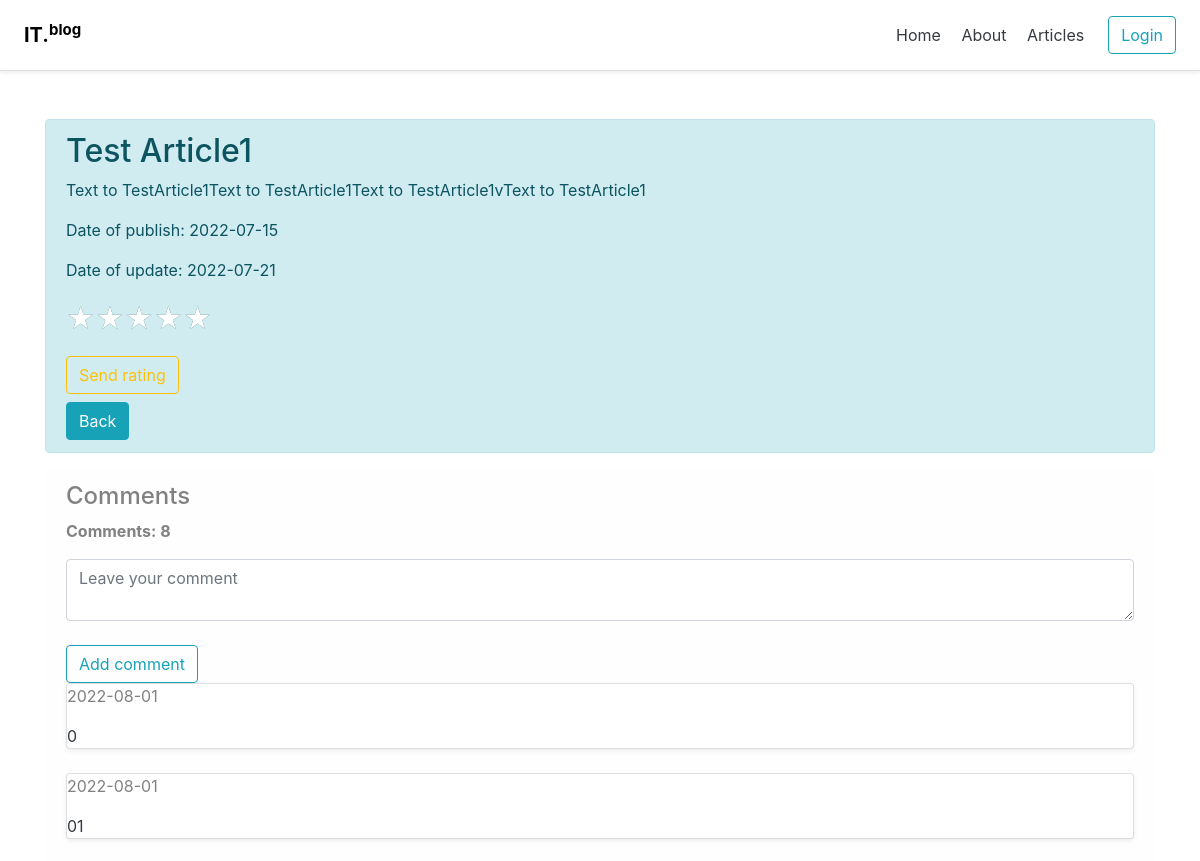
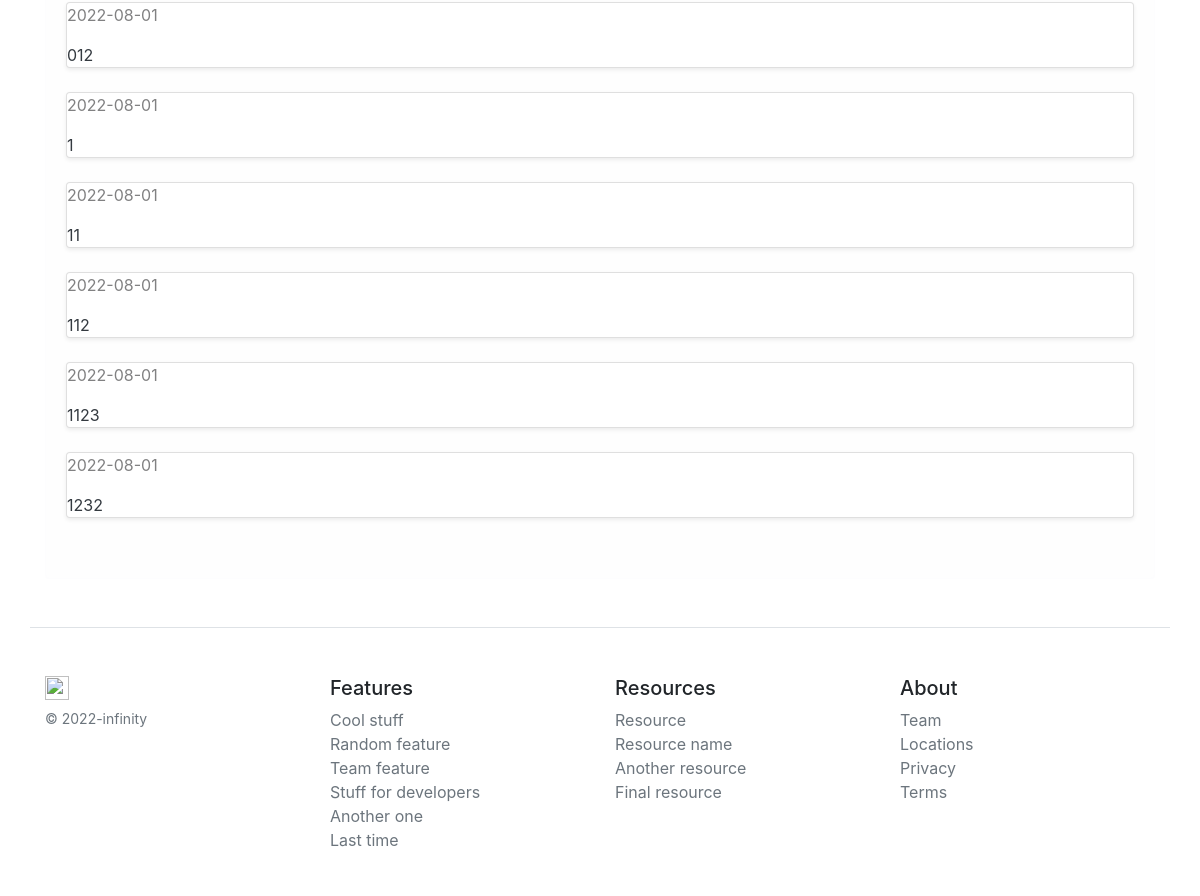
/posts/1, run on the app's committed database (2 pictures, top to bottom).
### models.py (models this page shows, shortened)
class Article(Base):
    __tablename__ = 'article'
    id = Column(Integer, primary_key=True, autoincrement=True)
    user_id = Column(Integer, ForeignKey('user.id'), nullable=False)
    title = Column(String(100), nullable=False)
    intro = Column(String(300), nullable=False)
    text = Column(Text, nullable=False)
    status = Column(Integer, ForeignKey('status.code'), nullable=False, default=1)
    dlm = Column(DateTime, default=OUR_TIME)
    creation_date = Column(DateTime, default=OUR_TIME)

class Comment(Base):
    __tablename__ = 'comment'
    id = Column(Integer, primary_key=True, autoincrement=True)
    parent_id = Column(Integer, ForeignKey('comment.id'), nullable=True, default=-1)
    level = Column(Integer, nullable=False, default=1)
    article_id = Column(Integer, ForeignKey('article.id'), nullable=False)
    text = Column(Text, nullable=False)
    status = Column(Integer, ForeignKey('status.code'), nullable=False, default=1)
    ulm = Column(Integer, ForeignKey('user.id'), nullable=False)
    dlm = Column(DateTime, default=OUR_TIME)

### routes.py (the view)
@app.route('/posts/<int:id>')
def article_detail(id, current_user_rating=''):
    comment_form = NewComment()
    rating_form = Rating()
    current_comments_count = db.session.query(Comment).filter_by(article_id=id).count()
    comments = db.session.query(Comment).filter_by(article_id=id).order_by(Comment.id)
    if id:
        article = db.session.query(Article).get(id)
        return render_template('article_detail.html', article=article, comment_form=comment_form,
                               current_comments_count=current_comments_count, comments=comments,
                               current_user_rating=current_user_rating, rating_form=rating_form)
    else:
        return f'Post {id} does not exist'

### forms.py
class NewComment(FlaskForm):
    comment_text = TextAreaField(validators=[InputRequired()])
    id = IntegerField()
    level = IntegerField()

class Rating(FlaskForm):
    rating = IntegerField()

### templates/article_detail.html (shortened to what this page needs)
{% extends 'base/base.html' %}
{% block body %}
    <div class="container mt-5">
           <div class="alert alert-info">
             <h2>{{ article.title }}</h2>
             <p>{{ article.text }}</p>
             {% if article.dlm > article.creation_date %}
                <p>Date of publish: {{ article.creation_date.date() }}</p>
                <p>Date of update: {{ article.dlm.date() }}</p>
             {% else %}
                <p>Date of publish: {{ article.creation_date.date() }}</p>
             {% endif %}
             <form method="post" name="article_rating" action="{{ url_for('article_rating', id=article.id) }}">
                <div class="rating_items_block">
                    <div class="rating_items">
                            <label for="rating_item_5" class="rating_label"></label>
                            <label for="rating_item_4" class="rating_label"></label>
                            <label for="rating_item_3" class="rating_label"></label>
                            <label for="rating_item_2" class="rating_label"></label>
                            <label for="rating_item_1" class="rating_label"></label>
                    </div>
                </div>
                <div class="mb-2">
                    <button type="submit" class="btn btn-outline-warning">Send rating</button>
                </div>
             </form>
             <a href="/posts" class="btn btn-info">Back</a>
           </div>
            <div class="alert alert-light">
                <h4>Comments</h4>
                {% if current_comments_count == 0 %}
                    <p class="font-weight-bold">No comments for the article</p>
                {% else %}
                    <p class="font-weight-bold">Comments: {{ current_comments_count }}</p>
                {% endif %}
                <div class="mb-5">
                    <form method="post" action="{{ url_for('add_comment', id=article.id) }}">
                        <textarea class="form-control" name="comment_text" id="comment_text"
                                  placeholder="Leave your comment"></textarea></br>
                        <input type="submit" class="btn btn-outline-info" value="Add comment">
                    </form>
                    {% for comment in comments %}
                    <div class="card mb-4 shadow-sm">
                        <p>{{ comment.dlm.date() }}</p>
                        <div class="text-dark">
                            {{comment.text}}
                        </div>
                    </div>
                    {% endfor %}
                </div>
            </div>
    </div>
{% endblock %}

### static/css/rating_style.css (style rules this page uses)
.rating_items_block { position: relative; font-size: 28px; display: inline-block; }
.rating_items_block::before { content: "★★★★★"; display: block; }
.rating_items { position: absolute; width: 100%; height: 100%; top: 0; left: 0; display: flex; flex-direction: row-reverse; overflow: hidden; }
.rating_label { flex: 0,0,20%; height: 100%; cursor: pointer; color: #FFF; }
.rating_label::before { content: "★"; display: block; transition: color 0.3s ease 0s; }

### data on the page
Article: title "Test Article1", text "Text to TestArticle1Text to TestArticle1Text to TestArticle1vText to TestArticle1", creation_date "2022-07-15", dlm "2022-07-21"
Comment: dlm "2022-08-01", text "0"
Comment: dlm "2022-08-01", text "01"
Comment: dlm "2022-08-01", text "012"
Comment: dlm "2022-08-01", text "1"
Comment: dlm "2022-08-01", text "11"
Comment: dlm "2022-08-01", text "112"
Comment: dlm "2022-08-01", text "1123"
Comment: dlm "2022-08-01", text "1232"

### other printed values
{{ current_comments_count }} "8"
